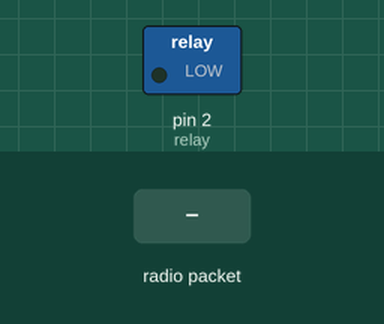
The sketch below on a simulated Arduino Uno, built with avr-gcc and run on an emulated ATmega328P. Shown: switched loads named in the sketch (green lamp = pin HIGH). The inputs (shaded band) are chosen by the test bench. No radio packets arrive unless stated; what the sketch prints to the serial monitor is not drawn.

Above: at 1.2 s.
1.3 s: radio packet "nockanda" arrives
2.9 s: radio packet "1" arrives
Timing chart, 0 to 5.9 s (numbered marks = the images above; inputs shaded):
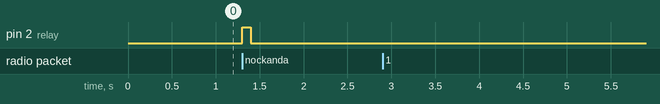

The sketch:

doorlock-rf24l01.ino
```cpp
#include <SPI.h>
#include "RF24.h"

#define relay 2

RF24 radio(9, 10); //CE, SS

uint8_t address[6] = "00001";

void setup() {
  // put your setup code here, to run once:
  Serial.begin(115200); //PC와 아두이노간 통신라인
  pinMode(relay,OUTPUT);
  radio.begin(); //아두이노-RF모듈간 통신라인
  radio.setPALevel(RF24_PA_LOW);
  radio.openWritingPipe(address);
  radio.openReadingPipe(0, address);
  radio.startListening(); //기본 : 수신모드
}

void loop() {
  // put your main code here, to run repeatedly:
  if (radio.available()){
    //RF무선모듈쪽으로 뭔가 수신된값이 존재한다면~
    char text[30];
    radio.read(text,sizeof(text));

    Serial.println(text);

    String mytext = text;

    if(mytext == "nockanda"){
      Serial.println("매치");
      digitalWrite(relay,HIGH);
      delay(100);
      digitalWrite(relay,LOW);
    }else{
      Serial.println("노매치");
    }

    //마스터에게 응답할 준비
    //송신모드
    sendmode();
    char text2[] = "OK";
    radio.write(text2,sizeof(text2));

    //보낼거 다보내고..수신모드
    receivemode();
  }
}

void sendmode(){
  radio.stopListening();
}
void receivemode(){
  radio.startListening();
}
```

Measured:
- after the input at 1.3 s, pin 2 (relay): LOW → HIGH at once, → LOW 0.10 s later
- after the input at 2.9 s, every drawn part: stays the same
